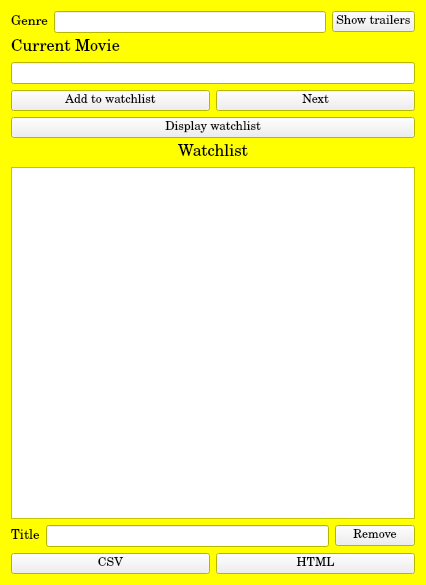
<?xml version="1.0" encoding="UTF-8"?>
<ui version="4.0">
 <class>UserClass</class>
 <widget class="QWidget" name="UserClass">
  <property name="geometry">
   <rect>
    <x>0</x>
    <y>0</y>
    <width>426</width>
    <height>585</height>
   </rect>
  </property>
  <property name="palette">
   <palette>
    <active>
     <colorrole role="Base">
      <brush brushstyle="SolidPattern">
       <color alpha="255">
        <red>255</red>
        <green>255</green>
        <blue>255</blue>
       </color>
      </brush>
     </colorrole>
     <colorrole role="Window">
      <brush brushstyle="SolidPattern">
       <color alpha="255">
        <red>255</red>
        <green>255</green>
        <blue>0</blue>
       </color>
      </brush>
     </colorrole>
     <colorrole role="Highlight">
      <brush brushstyle="SolidPattern">
       <color alpha="255">
        <red>170</red>
        <green>0</green>
        <blue>0</blue>
       </color>
      </brush>
     </colorrole>
    </active>
    <inactive>
     <colorrole role="Base">
      <brush brushstyle="SolidPattern">
       <color alpha="255">
        <red>255</red>
        <green>255</green>
        <blue>255</blue>
       </color>
      </brush>
     </colorrole>
     <colorrole role="Window">
      <brush brushstyle="SolidPattern">
       <color alpha="255">
        <red>255</red>
        <green>255</green>
        <blue>0</blue>
       </color>
      </brush>
     </colorrole>
     <colorrole role="Highlight">
      <brush brushstyle="SolidPattern">
       <color alpha="255">
        <red>170</red>
        <green>0</green>
        <blue>0</blue>
       </color>
      </brush>
     </colorrole>
    </inactive>
    <disabled>
     <colorrole role="Base">
      <brush brushstyle="SolidPattern">
       <color alpha="255">
        <red>255</red>
        <green>255</green>
        <blue>0</blue>
       </color>
      </brush>
     </colorrole>
     <colorrole role="Window">
      <brush brushstyle="SolidPattern">
       <color alpha="255">
        <red>255</red>
        <green>255</green>
        <blue>0</blue>
       </color>
      </brush>
     </colorrole>
     <colorrole role="Highlight">
      <brush brushstyle="SolidPattern">
       <color alpha="255">
        <red>0</red>
        <green>120</green>
        <blue>215</blue>
       </color>
      </brush>
     </colorrole>
    </disabled>
   </palette>
  </property>
  <property name="windowTitle">
   <string>User Mode</string>
  </property>
  <layout class="QVBoxLayout" name="verticalLayout_2">
   <item>
    <layout class="QVBoxLayout" name="verticalLayout">
     <item>
      <layout class="QHBoxLayout" name="horizontalLayout_6">
       <item>
        <layout class="QHBoxLayout" name="horizontalLayout">
         <item>
          <widget class="QLabel" name="label">
           <property name="font">
            <font>
             <family>Century Schoolbook</family>
             <pointsize>10</pointsize>
            </font>
           </property>
           <property name="text">
            <string>Genre</string>
           </property>
          </widget>
         </item>
         <item>
          <widget class="QLineEdit" name="movieGenreLineEdit"/>
         </item>
        </layout>
       </item>
       <item>
        <widget class="QPushButton" name="showTrailersButton">
         <property name="font">
          <font>
           <family>Century Schoolbook</family>
          </font>
         </property>
         <property name="text">
          <string>Show trailers</string>
         </property>
        </widget>
       </item>
      </layout>
     </item>
     <item>
      <widget class="QLabel" name="label_2">
       <property name="font">
        <font>
         <family>Century Schoolbook</family>
         <pointsize>12</pointsize>
        </font>
       </property>
       <property name="text">
        <string>Current Movie</string>
       </property>
       <property name="alignment">
        <set>Qt::AlignLeading|Qt::AlignLeft|Qt::AlignVCenter</set>
       </property>
      </widget>
     </item>
     <item>
      <widget class="QLineEdit" name="currentMovieLineEdit"/>
     </item>
     <item>
      <layout class="QHBoxLayout" name="horizontalLayout_2">
       <item>
        <widget class="QPushButton" name="addToWatchlistButton">
         <property name="font">
          <font>
           <family>Century Schoolbook</family>
          </font>
         </property>
         <property name="text">
          <string>Add to watchlist</string>
         </property>
        </widget>
       </item>
       <item>
        <widget class="QPushButton" name="nextButton">
         <property name="font">
          <font>
           <family>Century Schoolbook</family>
          </font>
         </property>
         <property name="text">
          <string>Next</string>
         </property>
        </widget>
       </item>
      </layout>
     </item>
     <item>
      <widget class="QPushButton" name="displayWatchlistButton">
       <property name="font">
        <font>
         <family>Century Schoolbook</family>
        </font>
       </property>
       <property name="text">
        <string>Display watchlist</string>
       </property>
      </widget>
     </item>
     <item>
      <widget class="QLabel" name="label_3">
       <property name="font">
        <font>
         <family>Century Schoolbook</family>
         <pointsize>12</pointsize>
        </font>
       </property>
       <property name="text">
        <string>Watchlist</string>
       </property>
       <property name="alignment">
        <set>Qt::AlignCenter</set>
       </property>
      </widget>
     </item>
     <item>
      <widget class="QListWidget" name="watchlistListWidget"/>
     </item>
     <item>
      <layout class="QHBoxLayout" name="horizontalLayout_3">
       <item>
        <widget class="QLabel" name="removeLabel">
         <property name="font">
          <font>
           <family>Century Schoolbook</family>
           <pointsize>10</pointsize>
          </font>
         </property>
         <property name="text">
          <string>Title</string>
         </property>
        </widget>
       </item>
       <item>
        <widget class="QLineEdit" name="removeLineEdit"/>
       </item>
       <item>
        <widget class="QPushButton" name="removeButton">
         <property name="font">
          <font>
           <family>Century Schoolbook</family>
          </font>
         </property>
         <property name="text">
          <string>Remove</string>
         </property>
        </widget>
       </item>
      </layout>
     </item>
     <item>
      <layout class="QHBoxLayout" name="horizontalLayout_4">
       <item>
        <widget class="QPushButton" name="csvButton">
         <property name="font">
          <font>
           <family>Century Schoolbook</family>
          </font>
         </property>
         <property name="text">
          <string>CSV</string>
         </property>
        </widget>
       </item>
       <item>
        <widget class="QPushButton" name="htmlButton">
         <property name="font">
          <font>
           <family>Century Schoolbook</family>
          </font>
         </property>
         <property name="text">
          <string>HTML</string>
         </property>
        </widget>
       </item>
      </layout>
     </item>
    </layout>
   </item>
  </layout>
 </widget>
 <layoutdefault spacing="6" margin="11"/>
 <resources/>
 <connections/>
</ui>
